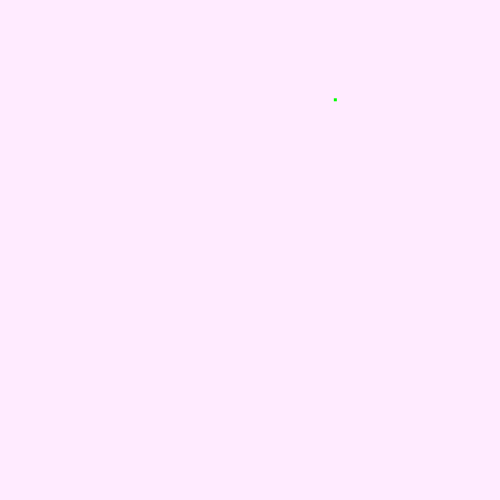
Frame 1 (no input)
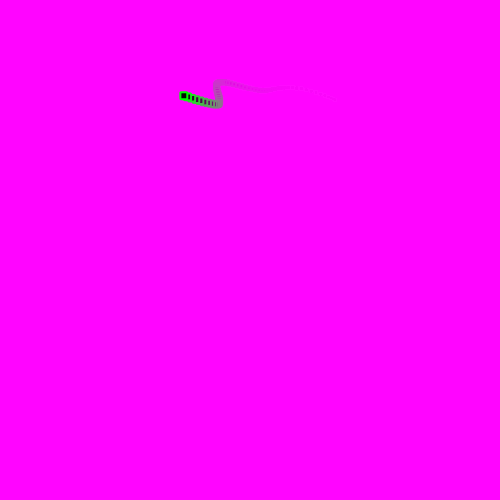
Frame 60 (no input)
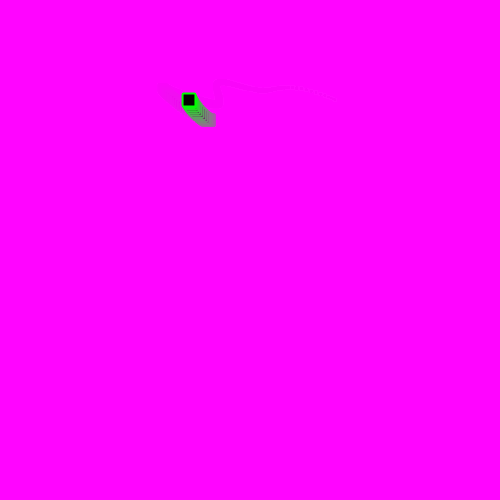
Frame 120 (the mouse pressed at the canvas centre since frame 60)

The p5.js sketch that drew these frames (run headless with seeded random() and noise() and a simulated clock; from frame 60 on, the mouse is pressed at the canvas centre):

// p5.js sketch
// ── sketch.js
var w, h;
var d = 1; //diametro figura
var k = 0;
var quanti = 1;
var c = [];


function setup() {
  background(0);
  //tonalità, saturazione, luminosità
  //colorMode(HSB); non funziona opacità background con questo colorMode
  
  createCanvas(w=500, h=500);
  for (var i=0; i<quanti; i++){
  	c.push(new Camminatore()); 
  }
}

function draw() {
  background(255, 0, 255, 20);

 for (var i=0; i<quanti; i++){
	c[i].move();
	c[i].display();
 }
  
   d= d + 0.1; //incremento diamentro
   k = k + 0.01;
}

// classe
function Camminatore() {

  
  //direzione camminatore
  this.dirX = 1;
  this.dirY = 1;
  //this.speed = 6;


  this.move = function() {
	this.x = width * noise (k);
	this.y = this.x * noise (k + 3);
  }
  
  this.display = function() {
    var r =10 * noise(k+10);
    var g = 10 * noise(k+15);
    var b = 10 * noise(k+20); 
	fill(r, g, b);
    stroke(0,255, 0);
    strokeWeight(2);
    square(this.x, this.y, d, k);
  }

}
